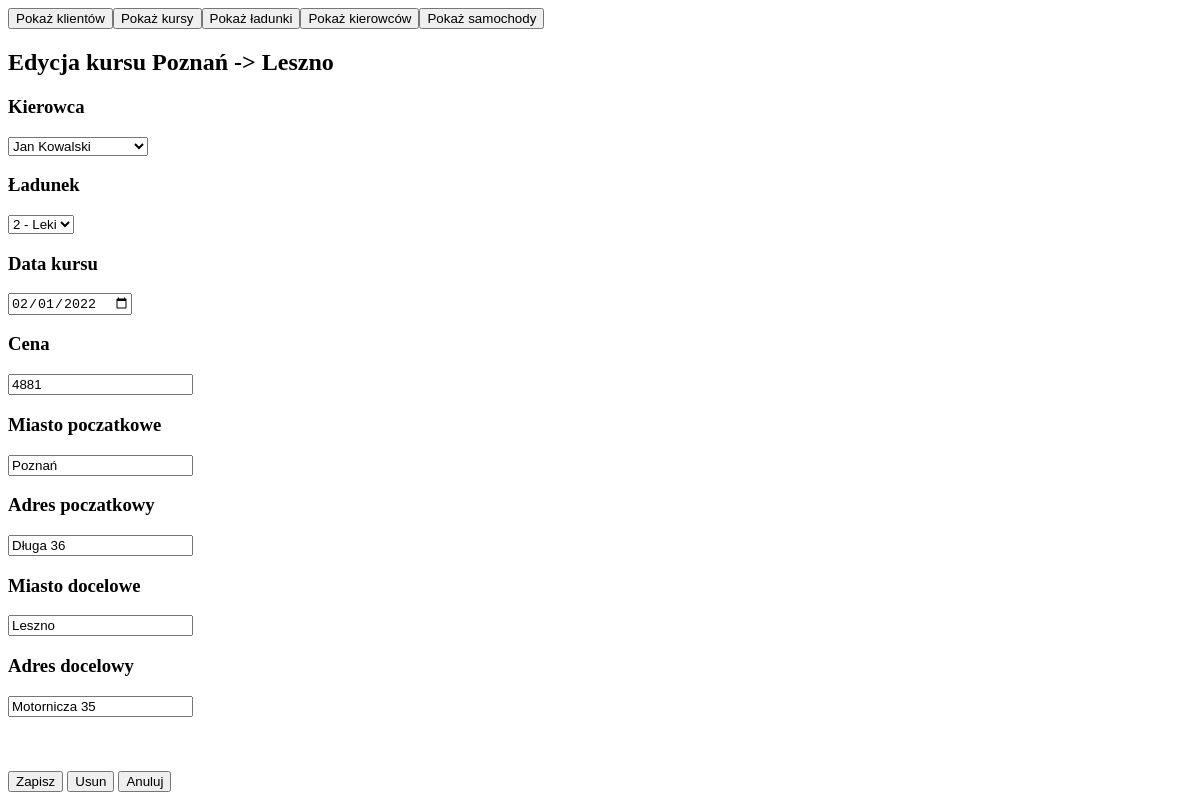
The page /projektBD/index.php?id=kurs_edytuj&id_kursu=2 on the database its author committed.
### tables this page shows
CREATE TABLE `kurs` (
  `id_kursu` int(10) UNSIGNED NOT NULL,
  `kierowca_id` int(10) UNSIGNED DEFAULT NULL,
  `ladunek_id` int(10) UNSIGNED DEFAULT NULL,
  `data_kursu` date NOT NULL,
  `cena` int(10) UNSIGNED DEFAULT NULL,
  `miasto_poczatkowe` varchar(50) NOT NULL,
  `adres_poczatkowy` varchar(50) NOT NULL,
  `miasto_docelowe` varchar(50) NOT NULL,
  `adres_docelowy` varchar(50) NOT NULL
);

### projektBD/kurs_edytuj.php (the view, shortened to what this page needs)
<?php
$conn = OpenCon();
$id_kursu = $_GET['id_kursu'];
$sql_statement = "select * from kurs where id_kursu=$id_kursu";
$sql_statement2 = "SELECT * from kierowca";
$sql_statement3 = "SELECT * from ladunek JOIN kurs ON id_ladunku=ladunek_id WHERE id_kursu=$id_kursu";
$result = $conn->query($sql_statement);
$result2 = $conn->query($sql_statement2);
$result3 = $conn->query($sql_statement3);
$obj = $result->fetch_array();
echo "<h2>Edycja kursu " . $obj['miasto_poczatkowe'] . " -> " . $obj['miasto_docelowe'] . "</h2>";
?>
<form id="edit_kurs" method='post' action='kurs_action.php'>
<h3>Kierowca</h3>
	<select form=edit_kurs name='kierowca_id' required>
		<?php while($row = $result2->fetch_array()):;?>
			<option value="<?php echo $row[0];?>"><?php echo $row[3] . " " . $row[4];?></option>
		<?php endwhile;?>
	</select>
<h3>Ładunek</h3>
<select form=edit_kurs name='ladunek_id' required>
    <?php while($row = $result3->fetch_array()):;?>
        <option value="<?php echo $row[0];?>"><?php echo $row[0] . " - " . $row[2];?></option>
    <?php endwhile;?>
</select>
<h3> Data kursu </h3>
<input name='data_kursu' type=date value='<?=htmlentities($obj['data_kursu'])?>' required>
<h3> Cena </h3>
<input name='cena' value='<?=htmlentities($obj['cena'])?>' required>
<h3> Miasto poczatkowe </h3>
<input name='miasto_poczatkowe' value='<?=htmlentities($obj['miasto_poczatkowe'])?>'>
<h3> Adres poczatkowy </h3>
<input name='adres_poczatkowy' value='<?=htmlentities($obj['adres_poczatkowy'])?>'>
<h3> Miasto docelowe </h3>
<input name='miasto_docelowe' value='<?=htmlentities($obj['miasto_docelowe'])?>'>
<h3> Adres docelowy </h3>
<input name='adres_docelowy' value='<?=htmlentities($obj['adres_docelowy'])?>'>
<input type=submit name=zapisz value='Zapisz'>
<input type=submit name=usun value='Usun' onclick="return confirm('Czy na pewno chcesz usunąć kurs?')">
<input type=submit name=anuluj value='Anuluj'>
</form>

### rows shown on the page
kurs: miasto_poczatkowe "Poznań", miasto_docelowe "Leszno", data_kursu "02/01/2022", cena "4881", adres_poczatkowy "Długa 36", adres_docelowy "Motornicza 35"

### other values the page prints
form field kierowca_id "Jan Kowalski"
form field ladunek_id "2 - Leki"
